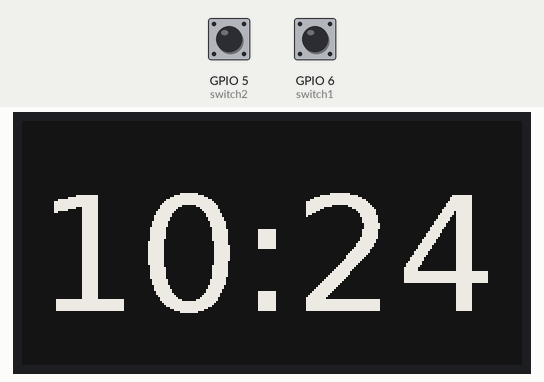
The program below on a simulated Raspberry Pi (BCM pin numbers). Parts: 250×122 one-colour display. The test bench sets the inputs (shaded band); at power-on: GPIO 6 (switch1) HIGH, GPIO 5 (switch2) HIGH. The clock reads 2024-03-15 10:24:30 at power-on unless the program sets it; what the program prints to the terminal is not drawn.

Above: at 6.6 s.
6.7 s: GPIO 6 (switch1) pulled LOW for 0.15 s
At 10.0 s:
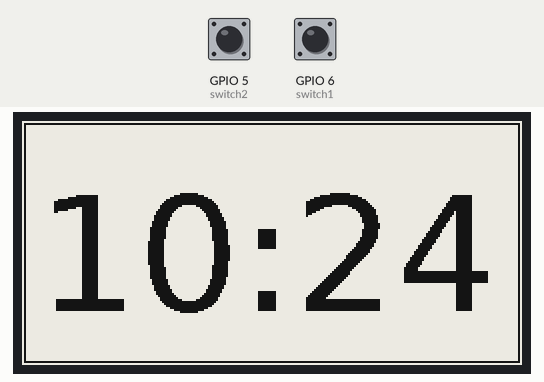
At 60.0 s:
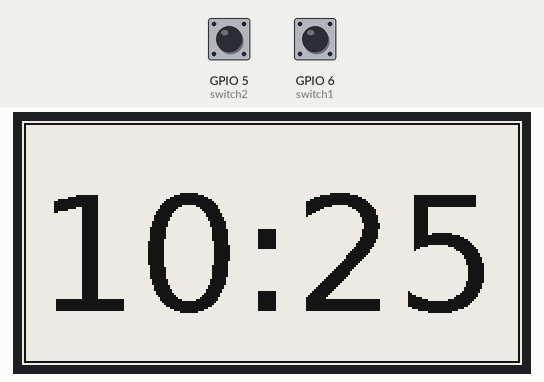
Timing chart, 0 to 60.5 s (numbered marks = the images above; inputs shaded):
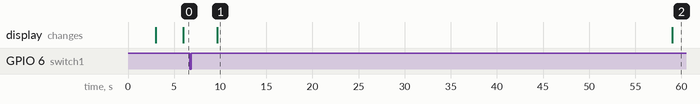

Measured:
- after the input at 6.7 s, the display: changes after 3.0 s (image 1)
- what the display in image 1 shows lasts 49.3 s, from 9.7 s to 59.0 s

The program:

epaperisslow.py
```python
#---------------------------------------------------------------epaperisslow.py
# playing around with 2.13" HD mono pi hat.
# references adafruit example code.
# screen drawing takes 9-10 seconds per update.


from datetime import datetime

def TimeString ():
    return datetime.now().strftime("%H:%M")

import time
import busio
import board
from digitalio import DigitalInOut, Direction

from PIL import Image
from PIL import ImageDraw
from PIL import ImageFont
from adafruit_epd.epd import Adafruit_EPD
from adafruit_epd.ssd1675b import Adafruit_SSD1675B
import math
import random


# create two buttons
switch1 = DigitalInOut(board.D6)
switch2 = DigitalInOut(board.D5)
switch1.direction = Direction.INPUT
switch2.direction = Direction.INPUT

# create the spi device and pins we will need
spi = busio.SPI(board.SCK, MOSI=board.MOSI, MISO=board.MISO)
ecs = DigitalInOut(board.CE0) ## check back on this
dc = DigitalInOut(board.D22)
rst = DigitalInOut(board.D27)
busy = DigitalInOut(board.D17)

# give them all to our driver
display = Adafruit_SSD1675B(
    122,
    250,
    spi,  # 2.13" HD mono display (rev B)
    cs_pin=ecs,
    dc_pin=dc,
    sramcs_pin=None,
    rst_pin=rst,
    busy_pin=busy,
)
display.rotation = 1

# Create blank image for drawing.
# Make sure to create image with mode '1' for 1-bit color.
width = display.width
height = display.height
lightimage = Image.new("RGB", (width, height))
darkimage = Image.new("RGB", (width, height))

WHITE = (0xFF, 0xFF, 0xFF)
BLACK = (0x00, 0x00, 0x00)
print("clearing display")
# clear the buffer
display.fill(Adafruit_EPD.WHITE)
# clear it out
display.display()

# Get drawing object to draw on image.
light = ImageDraw.Draw(lightimage)
dark = ImageDraw.Draw(darkimage)
# empty it
light.rectangle((0, 0, width, height), fill=WHITE)
dark.rectangle((0, 0, width, height), fill=BLACK)
print("drawing box")

# Draw an outline box
light.rectangle((1, 1, width - 2, height - 2), outline=BLACK, fill=WHITE)
# Draw some shapes.
# First define some constants to allow easy resizing of shapes.
padding = 5
shape_width = 30
top = padding
bottom = height - padding
# Move left to right keeping track of the current x position for drawing shapes.
x = padding

# Load default font.

font = ImageFont.truetype("/usr/share/fonts/truetype/dejavu/DejaVuSans.ttf", 80)

text_origin=(7,top+15)
light.text(text_origin, TimeString(), font=font, fill=BLACK)
dark.text(text_origin, TimeString(), font=font, fill=WHITE)

print("entering the loops")

#display.image(darkimage)
#display.display()

old_ticks = time.monotonic() - 50.0
image2display=darkimage

while True:
    ticks = time.monotonic()
    # if programmer is bored: move this section to an interrupt
    if not switch1.value:
        print("Switch 1")
        image2display=lightimage
        display.image(image2display)
        display.display()
        #No point in debouncing after the display takes 9 seconds
        #while not switch1.value:
        #    time.sleep(0.01)

    if not switch2.value:
        print("Switch 2")
        image2display=darkimage
        display.image(image2display)
        display.display()
        #No point in debouncing after the display takes 9 seconds
        #while not switch2.value:
        #    time.sleep(0.01)

    # print( ticks - old_ticks)

    # Update the time on both dark and light images.
    if(( ticks  - old_ticks) >= 50.0):
        #current_time=datetime.now().strftime("%H:%M  ")
        print("updating "+TimeString())
        light.rectangle((0, 0, width, height), fill=WHITE)
        dark.rectangle((0, 0, width, height), fill=BLACK)
        light.rectangle((1, 1, width - 2, height - 2), outline=BLACK, fill=WHITE)
        light.text(text_origin,TimeString(),font=font, fill=BLACK)
        dark.text(text_origin,TimeString(), font=font, fill=WHITE)
        display.image(image2display)
        display.display()
        old_ticks=time.monotonic()
```
